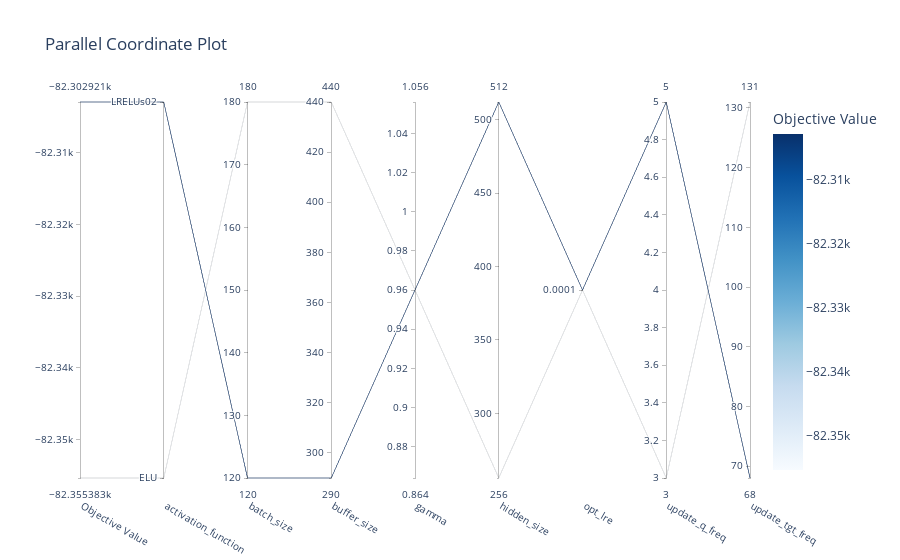

Notebook code for this chart:
### Markdown cell above
## Parameter Search & Code Execution

### Code cell
if hyperparam_discovery:

    # For Objective function, need to create agent name before to link agent with enviornment
    agent_name = 'hyp_profit_agent'
    agent_path = save_path_root + '/hyp_param_search'
    metric = 'val_tot_r'
    max_len_buf = np.round(hyp_trn_idx['DJI'][1] - hyp_trn_idx['DJI'][0] + window_size, -2) -10 # manual input, could be error here if
    print(f'Max Mem Length: {max_len_buf}')
    
    ## Activation Function Passing
    activation_functions = {
    'ELU': nn.ELU(),
    'LRELUs02': nn.LeakyReLU(negative_slope=0.2),
    'GELU': nn.GELU()}
    

    def objective(trial):
        

        # Define the hyperparameters to search over

        ## NN hyperparameters
        #sug_hidden_layers = trial.suggest_int('hidden_layers', low=1, high=3)
        sug_hidden_size = trial.suggest_int('hidden_size', low=256, high=512, step=128)
        sug_update_q_freq = trial.suggest_int('update_q_freq',low=1,high=5)
        sug_update_tgt_freq = trial.suggest_int('update_tgt_freq',low=15,high=200)
        sug_activation_function_name = trial.suggest_categorical('activation_function', list(activation_functions.keys()))
        sug_activation_function = activation_functions[sug_activation_function_name]

        """
        ## Reward Function Passing
        reward_functions = {
        'profit': future_profit(None,5),
        'risk': risk_reward(None,5),
        }
        sug_reward_function_name = trial.suggest_categorical('reward_function', list(reward_functions.keys()))
        sug_reward_function = reward_functions[sug_reward_function_name]
        """
        ## Optimizer hyperparameters
        sug_opt_lre = trial.suggest_categorical('opt_lre',[0.0001,.0001,0.01,0.1])
        sug_gamma = trial.suggest_float('gamma',low=0.90,high=0.99,step=0.01)
        ## Memory Replay hyperparameters
        sug_buffer_size = trial.suggest_int('buffer_size',low=220,high=600,step=10)
        sug_batch_size = trial.suggest_int('batch_size',low=50,high=200,step=5)

        # Define Training Parameters
        hyp_training_params = {'training_episodes': 1,
                   'epsilon_decya_func': linear_decay,
                   'initial_epsilon': 0.9,
                   'final_epsilon': 0.1,
                   'update_q_freq': sug_update_q_freq,
                   'update_tgt_freq': sug_update_tgt_freq,                   
                   'save_path': export_path,
                   'metric_func': metric_function
                   }

        hyp_earlystop_params = {'min_training_episodes': 1,
                   'early_stop': False,
                   'stop_metric': None,
                   'stop_patience': 2,
                   'stop_delta': 0.001
                    }
        
        
        # Saving Setup
        ## Current Parameter Values:
        #cur_n_fcl = trial.params['hidden_layers']
        cur_fcl_size = trial.params['hidden_size']
        cur_q_freq = trial.params['update_q_freq']
        cur_tgt_freq = trial.params['update_tgt_freq']
        cur_act_func = trial.params['activation_function']
        #cur_rwd_func = trial.params['reward_function']
        cur_lre = decimal_to_text(trial.params['opt_lre'])
        cur_buf_size = trial.params['buffer_size']
        cur_bat_size = trial.params['batch_size']

        ## Create Notation for Hyperparameter Setup
        test_name = (f'2FC{cur_fcl_size}_{cur_act_func}_' +
                    f'BT{cur_bat_size}BF{cur_buf_size}_Q{cur_q_freq}_' +
                    f'TGT{cur_tgt_freq}_LR{cur_lre}')

        ## Create Dir to save results
        test_name_path =  agent_path + '/' + test_name
        if not os.path.exists(test_name_path):
            os.makedirs(test_name_path)
            print(f"Directory '{test_name_path}' created successfully.")
        else:
            print(f"Directory '{test_name_path}' already exists.")

        # Create Agent with hyperparameters
        best_agent = DdqnAgent(name=agent_name,
                            environment=None,
                            reward_function = future_profit,
                            reward_params = {'n':5, 'lower': 15, 'upper': 90},
                            env_state_mod_func = None,
                            input_size= 16,
                            hidden_size= sug_hidden_size,
                            output_size=3,
                            activation_function = sug_activation_function,
                            num_hidden_layers = 2,
                            buffer_size= sug_buffer_size,
                            batch_size = sug_batch_size,
                            alpha = sug_opt_lre,
                            gamma = sug_gamma,
                            opt_wgt_dcy = 0.01,
                            dropout_rate = 0.20,
                            device = device)

        # Training Model
        for key, rl_env in env.items():

            if key in trn_keys:
                rl_env.add_agent(agent_name)
                rl_env.set_decision_agent(agent_name)
                
                if hyp_validate:
                    hyp_idx_params = {'start_idx': hyp_trn_idx[key][0],
                                'end_idx':hyp_trn_idx[key][1],
                                'val_start_idx': hyp_val_idx[key][0],
                                'val_end_idx': hyp_val_idx[key][1]}
                else:
                    hyp_idx_params ={'start_idx': hyp_trn_idx[key][0],
                                'end_idx':hyp_trn_idx[key][1],
                                'val_start_idx': None,
                                'val_end_idx': None}
                
                hyp_combined_params = hyp_training_params | hyp_earlystop_params | hyp_idx_params
                
                best_agent.set_env_stat_modify_func(env_mod_func_dic[key].process)
                best_agent.set_environment(rl_env)
                best_agent.train(**hyp_combined_params)
                
                # Save Agent
                file_root_name = f'{key}_TRN_{hyp_trn_idx[key][0]}-{hyp_trn_idx[key][1]}'
                best_agent.export_Q_nn(test_name_path+"/model_save")

                # Create/Export Records
                env_data_record = rl_env.get_step_data()
                agent_data_record = best_agent.get_step_data()
                training_record =  pd.concat([env_data_record, agent_data_record], axis=1, join='inner')
                training_record.to_csv(f'{test_name_path}/{file_root_name}_step_data.csv')
                episodic_training_record = best_agent.get_training_episodic_data()
                episodic_training_record.to_csv(f'{test_name_path}/{file_root_name}_epi_data.csv')
                
                
                
                rl_env.remove_agent(agent_name)

        # Test Model

        scores = []
        for key, rl_env in env.items():

            if key in tst_keys:
                rl_env.add_agent(agent_name)
                rl_env.set_decision_agent(agent_name)
                
                best_agent.set_env_stat_modify_func(env_mod_func_dic[key].process)
                best_agent.set_environment(rl_env)
                best_agent.test(start_idx = hyp_tst_idx[key][0],
                            end_idx = hyp_tst_idx[key][1],
                            metric_func= metric_function,
                            testing_episodes=1)
                rl_env.remove_agent(agent_name)

                ## Save Test Metric Result(s) into
                ddqn_tst = best_agent.get_testing_episodic_data()
                score = ddqn_tst['tot_r'].mean()
                scores.append(score)

                ## Export Test data
                a = rl_env.get_step_data()
                b = best_agent.get_step_data()
                combined_df = pd.concat([a,b],axis=1)
                tst_df_file_name  = f'TST-{key}' + test_name + '.csv'
                trn_df_save_path = test_name_path + '/' + tst_df_file_name
                combined_df.to_csv(trn_df_save_path)

                ## Generate Trading Graphic
                tst_graph_file_name = trn_df_save_path[:-4] + '.png'
                agentperform.agent_stock_performance(env[key].stock_price_data[hyp_tst_idx[key][0]:hyp_tst_idx[key][1]][:,-1,0], # Selecting all batches, last price of window, closing price
                                                    combined_df['Env Action'].to_numpy(),
                                                    key,
                                                    best_agent.get_name(),
                                                    display_graph=False,
                                                    save_graphic=True,
                                                    path_file=tst_graph_file_name)

        mean = np.mean(scores)
        return mean

    study = optuna.create_study(direction='maximize')
    study.optimize(objective, n_trials=2)
    
    
    best_params = study.best_params
    
    # Export best Parameters
    best_param_file_name = save_path_root + '/hyp_param_search/train_params.txt'

    with open(best_param_file_name, 'w') as file:
        for key, value in best_params.items():
            file.write(f'{key}:\t{value}')
    
    fig = plot_parallel_coordinate(study)
    fig.show()
    
    # Save the figure as a PNG file
    #fig.update_layout(width=1700, height=1100)
    #fig.write_image(save_path_root + '/hyp_param_search/parallel_coordinate_plot.png')
    
    print("Best value: ", study.best_value)
    print("Best params: ", study.best_params)   

    best_params['activation_function'] = activation_functions[best_params['activation_function']] 
    display(best_params)

### Figure 1 — Plotly figure (JSON) as saved in the notebook; plotly's stock layout.template omitted (floating-point values rounded to 4 significant figures)
{"data": [{"dimensions": [{"label": "Objective Value", "range": [-82360.0, -82300.0], "values": [-82360.0, -82300.0]}, {"label": "activation_function", "range": [0, 1], "ticktext": ["ELU", "LRELUs02"], "tickvals": [0, 1], "values": [0, 1]}, {"label": "batch_size", "range": [120, 180], "values": [180, 120]}, {"label": "buffer_size", "range": [290, 440], "values": [440, 290]}, {"label": "gamma", "range": [0.96, 0.96], "values": [0.96, 0.96]}, {"label": "hidden_size", "range": [256, 512], "values": [256, 512]}, {"label": "opt_lre", "range": [0, 0], "ticktext": ["0.0001"], "tickvals": [0], "values": [0, 0]}, {"label": "update_q_freq", "range": [3, 5], "values": [3, 5]}, {"label": "update_tgt_freq", "range": [68, 131], "values": [131, 68]}], "labelangle": 30, "labelside": "bottom", "line": {"color": [-82360.0, -82300.0], "colorbar": {"title": {"text": "Objective Value"}}, "colorscale": [[0, "rgb(247,251,255)"], [0.125, "rgb(222,235,247)"], [0.25, "rgb(198,219,239)"], [0.375, "rgb(158,202,225)"], [0.5, "rgb(107,174,214)"], [0.625, "rgb(66,146,198)"], [0.75, "rgb(33,113,181)"], [0.875, "rgb(8,81,156)"], [1, "rgb(8,48,107)"]], "reversescale": false, "showscale": true}, "type": "parcoords"}], "layout": {"title": {"text": "Parallel Coordinate Plot"}}}
